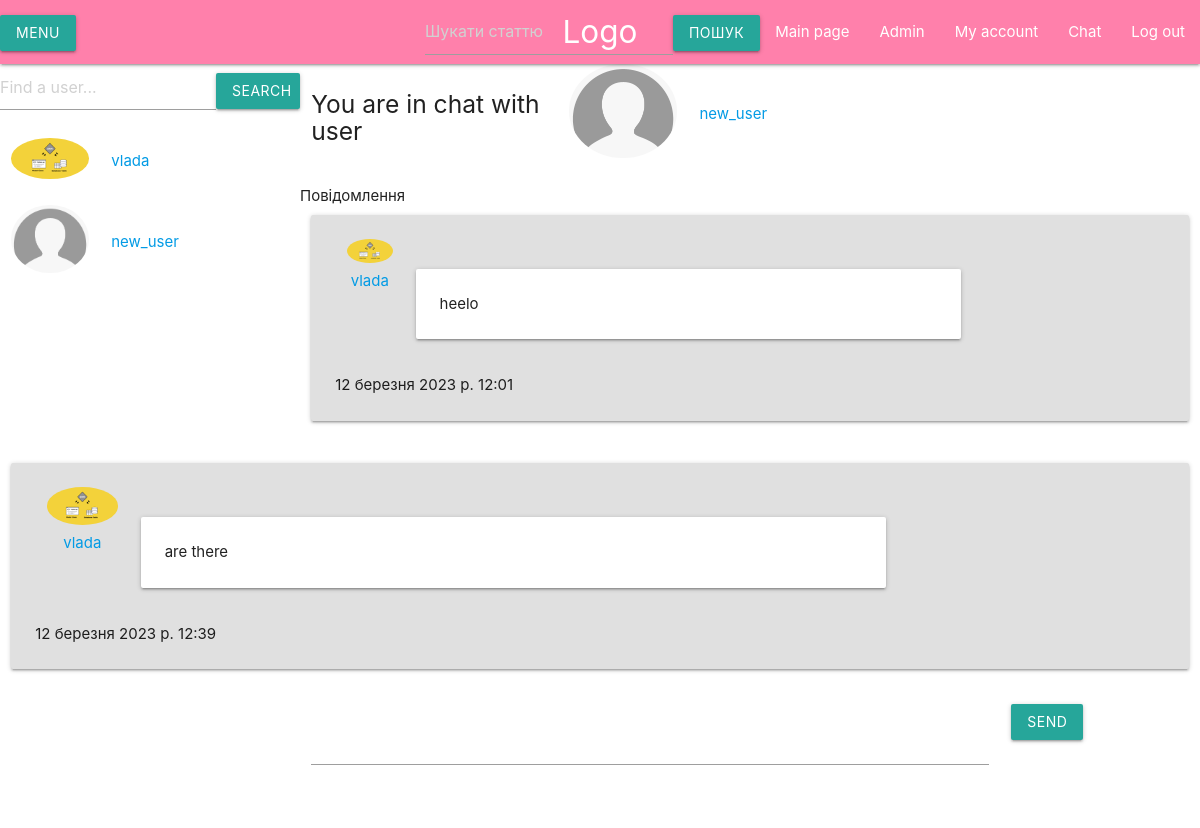
/chat/3 (signed in), run on an earlier commit of the app's database.
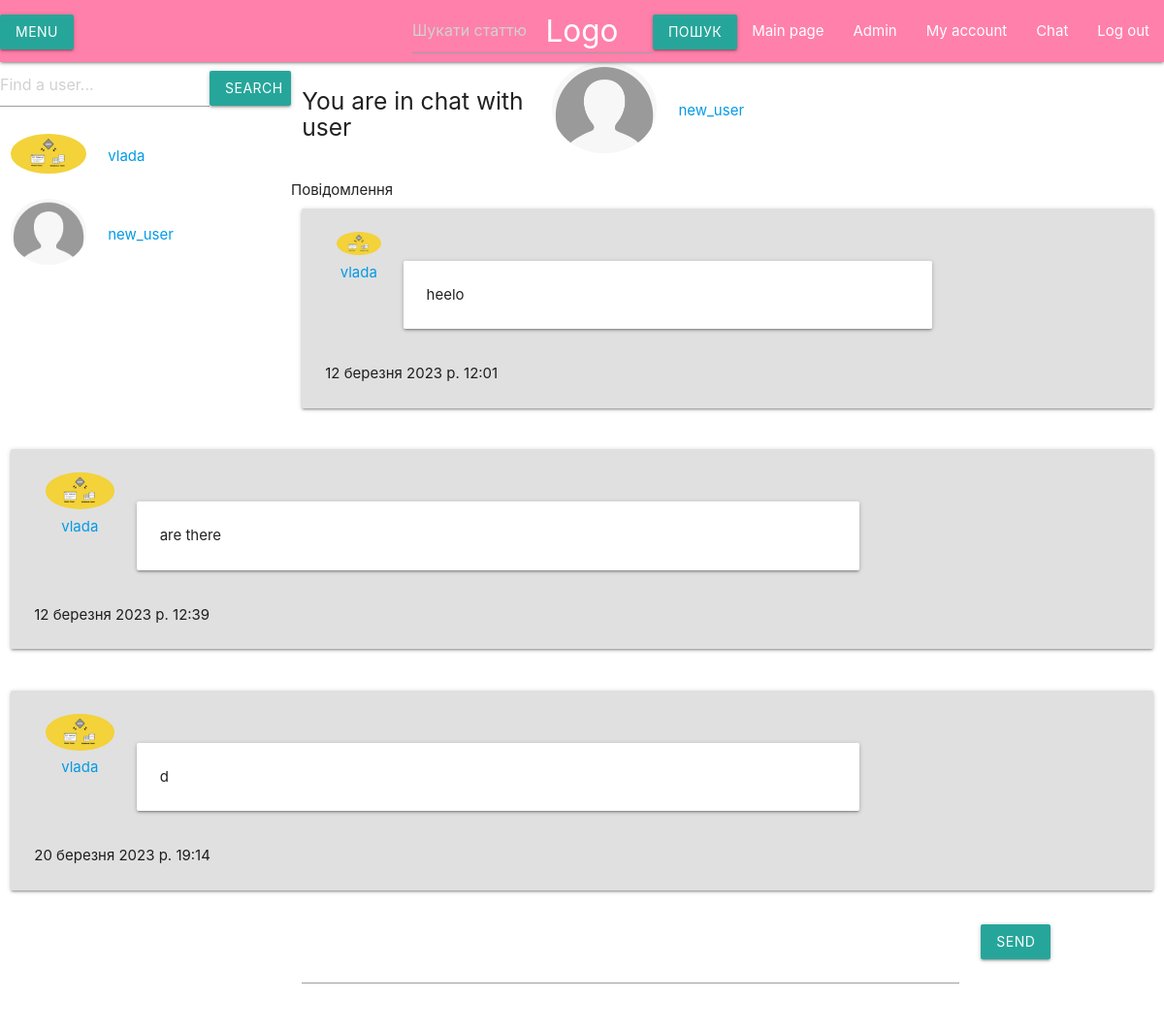
And on a later commit of the database.
### blog/models.py (models this page shows, shortened)
class Profile(models.Model):
    user = models.OneToOneField(User, on_delete=models.CASCADE)
    avatar = models.ImageField(upload_to='blog/static/img/profiles',
                               default = 'blog/static/img/profiles/default.png',
                               verbose_name = 'Фото профілю')
    about = models.TextField(max_length=500,
                             verbose_name = 'Про себе',
                             blank=True)

### chat/models.py (models this page shows, shortened)
class Message(models.Model):
    sender = models.ForeignKey(User,
                                  on_delete=models.CASCADE, related_name='sent_messages')
    receiver = models.ForeignKey(User,
                                on_delete=models.CASCADE, related_name='received_messages')
    text = models.TextField()
    date_created = models.DateTimeField(default=timezone.now)
    seen = models.BooleanField(default = False) #true or false
    class Meta:
        ordering = ('date_created',)

### chat/views.py (the view)
# urls.py: path('<int:pk>', views.load_messages),
@login_required
def load_messages(request, pk, users=None):
    other_user = get_object_or_404(User, pk=pk)
    messages = Message.objects.filter( Q(sender=request.user), Q(receiver=other_user))
    messages.update(seen=True)
    messages = messages | Message.objects.filter( Q(receiver=other_user), Q(sender=request.user))
    if not users: #якщо юзера не знаходить, то показуємо всіх користувачів
        users = User.objects.all()
    print("Словник")
    unread_num_dict = {} #{"other_user"}: 19, ...
    for usr in users:
        unread_num_dict[usr.username] = unread_msgs(request, usr)
    context = {
        "other_user": other_user,
        "messages": messages,
        "users": users,
        "unread_num_dict": unread_num_dict
    }
    return render(request, "privatChat.html", context)

### chat/views.py (called while the page is built)
def unread_msgs(request, sender):
    msgs = Message.objects.filter(Q(seen=False) & Q(receiver=request.user, sender=sender))
    return msgs.count()

### chat/templates/privatChat.html (shortened to what this page needs)
{% extends 'navbar.html' %}
{% block content %}
    <div class = "row">
        <div class = "col s4 m3 l3 sidenav-fixed">
            <div class = "row valign-wrapper">
                <form id="search_user" method="POST" action="{% url 'search_user' %}">
                    <input type="search" name="searchuser" placeholder="Find a user...">
                </form>
                <button class="btn waves-effect waves-light" form="search_user" type="submit">Search</button>
            </div>
            {% for user_ in users %}
                <div class="row valign-wrapper">
                    <div class = "col s4 m4 l4">
                        <a href="/chat/{{user_.pk}}">
                            <img src="/{{user_.profile.avatar}}" class="circle responsive-img">
                        </a>
                    </div>
                    <div class = "col s8 m8 l8">
                        <span class="black-text">
                            <a href="/chat/{{user_.pk}}">{{user_.username}}</a>
                        </span>
                    </div>
                </div>
            {% endfor %}
        </div>
            <div class="col s8 m9 l9">
                <div class="row valign-wrapper">
                    <div class = "col s4 m4 l4">
                        <h5>You are in chat with user</h5>
                    </div>
                    <div class = "col s2 m2 l2">
                        <a href="{% url 'look_profile' other_user.username %}">
                            <img src="/{{other_user.profile.avatar}}" class="circle responsive-img">
                        </a>
                    </div>
                    <div class = "col s8 m8 l8">
                        <span class="black-text">
                            <a href="{% url 'look_profile' other_user.username %}">{{other_user.username}}</a>
                        </span>
                    </div>
                </div>
            </div>
            <div id="messages" class="">
                Повідомлення
                {% for msg in messages %}
                <div class="row valign-wrapper">
                    <div class="col s12 m12 l12">
                        <div class= "card-panel grey lighten-2">
                            <div class= "card-content">
                                <div class="col s1">
                                    <img src="/{{msg.sender.profile.avatar}}" class="circle responsive-img">
                                    <div class="row center-align">
                                        <a href="{% url 'look_profile' msg.sender.username %}">{{msg.sender.username}}</a>
                                    </div>
                                </div>
                                <br>
                                <div class="row" align="justify">
                                    <div class="col s8">
                                        <div class="card-panel">
                                                {{msg.text}}
                                        </div>
                                    </div>
                                </div>
                                <span>{{msg.date_created}}</span>
                            </div>
                        </div>
                    </div>
                </div>
                {% endfor %}
            </div>
            <div class="row">
                <div class="input-field col s7 offset-s3">
                    <input id="message-input" type="text">
                </div>
                <div class="col s2">
                    <button id="send-btn" class="btn waves-effect waves-light" type="submit" name="action">Send</button>
                </div>
            </div>
        </div>
{% endblock %}

What changed in the data, as far as the page shows it:
added Message: sender.profile.avatar (picture), sender.username "vlada", text "d", date_created "20 березня 2023 р. 19:14"
